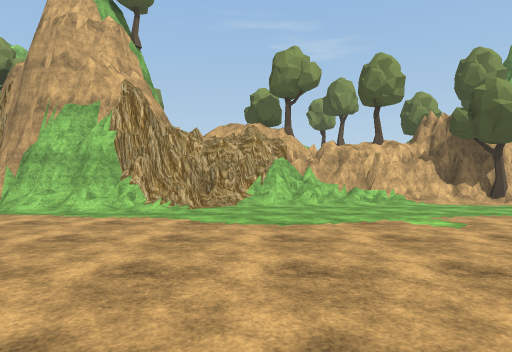
view 1 (above)

15 first-person views from a walk through a 3-D level made in the Unity game engine. The camera is 1.4 m above the floor, looks level and sees 75° across. The floor is counted in squares, 2 m on a side. Each view is taken from the middle of a square. On the plan, view 1 faces up. The plan holds only what a view shows up to about 10 squares ahead; the rest is blank. The place goes on beyond the plan. The player character is not drawn. Some surface patterns are stand-ins.

view 2
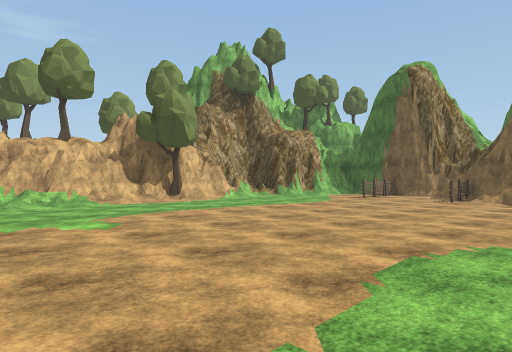

view 3
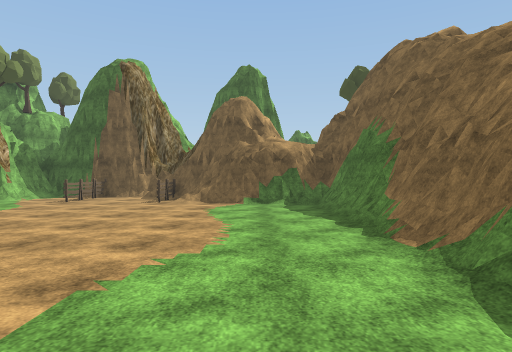

view 4
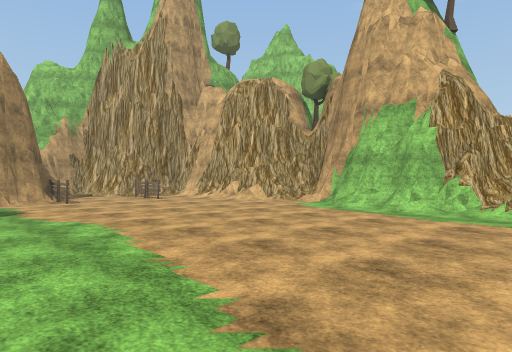

view 5
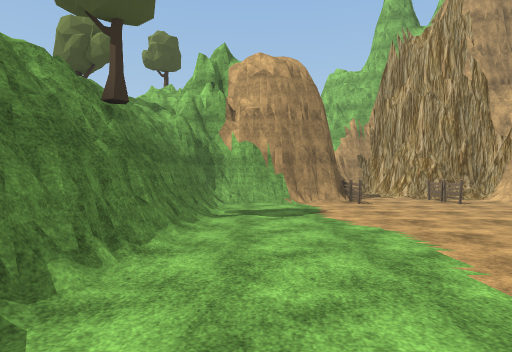

view 6
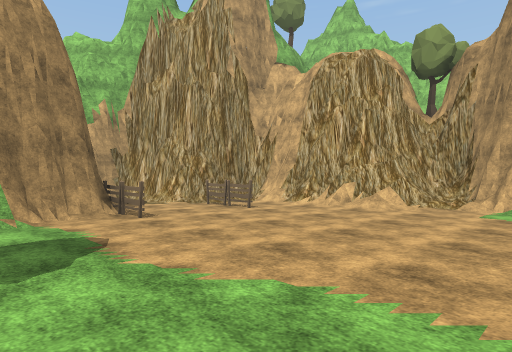

view 7
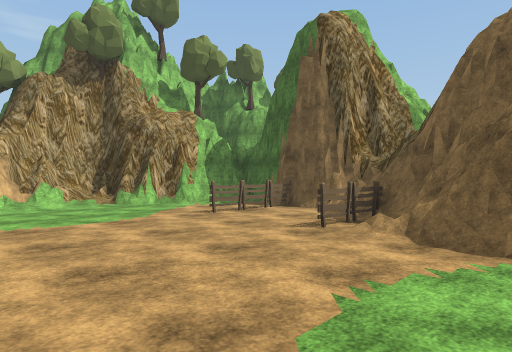

view 8
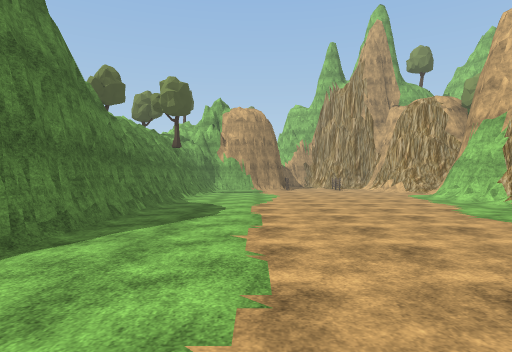

view 9
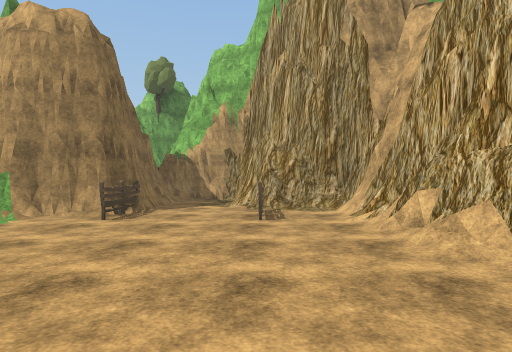

view 10
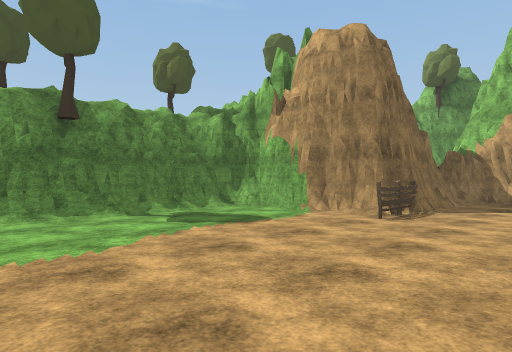

view 11
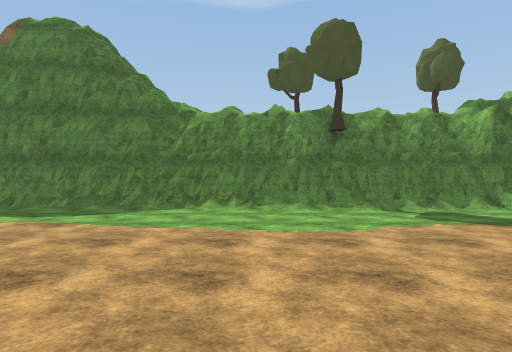

view 12
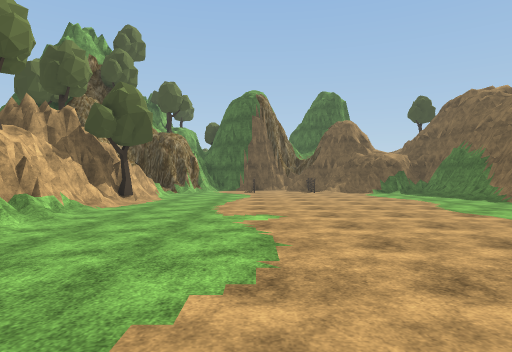

view 13
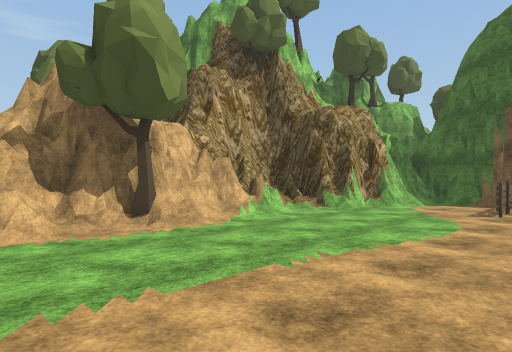

view 14
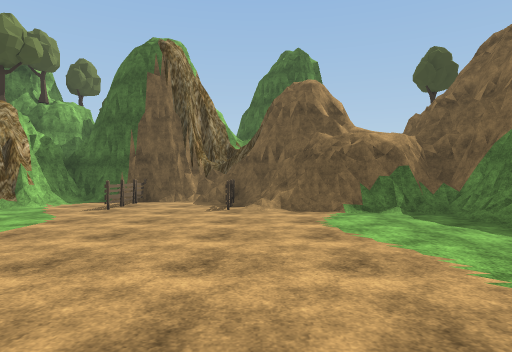

view 15
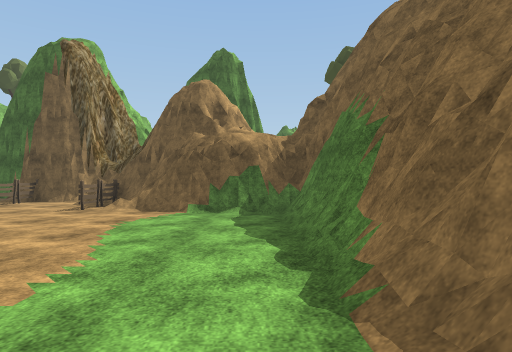

### Floor plan
Key: @ floor where view 1 was taken; # wall or solid block; . floor; / step, stairs or slope; = window, fence, low wall or low ledge; T tree; F fence; O other object.
Columns run from 15 left of view 1 to 14 right of it. Each row starts with its distance up from view 1.
 10                 ########
  9        ###  #####/###T#####
  8      ###/#####////........####
  7   #####=../##/............./##
  6   #........................./#
  5 ###.F.....................FFF#
  4 #...........................##
  3 #...F.....................FFO#
  2 #####.....................####
  1     #.....................##
  0     #..........@..........#
 -1     ####/#=...............#
 -2       #####################

Where each view was taken, in squares from view 1:
view 1: 0 up, 0 right, facing up
view 2: 0 up, 1 right, facing up-right
view 3: 0 up, 2 right, facing right
view 4: 0 up, 1 left, facing up-left
view 5: 0 up, 2 left, facing left
view 6: 0 up, 5 left, facing up-left
view 7: 0 up, 7 right, facing up-right
view 8: 1 up, 6 right, facing left
view 9: 5 up, 5 left, facing left
view 10: 5 up, 5 left, facing down-left
view 11: 6 up, 5 left, facing down
view 12: 5 up, 3 left, facing right
view 13: 4 up, 4 right, facing up-right
view 14: 2 up, 4 right, facing right
view 15: 1 down, 4 right, facing right
